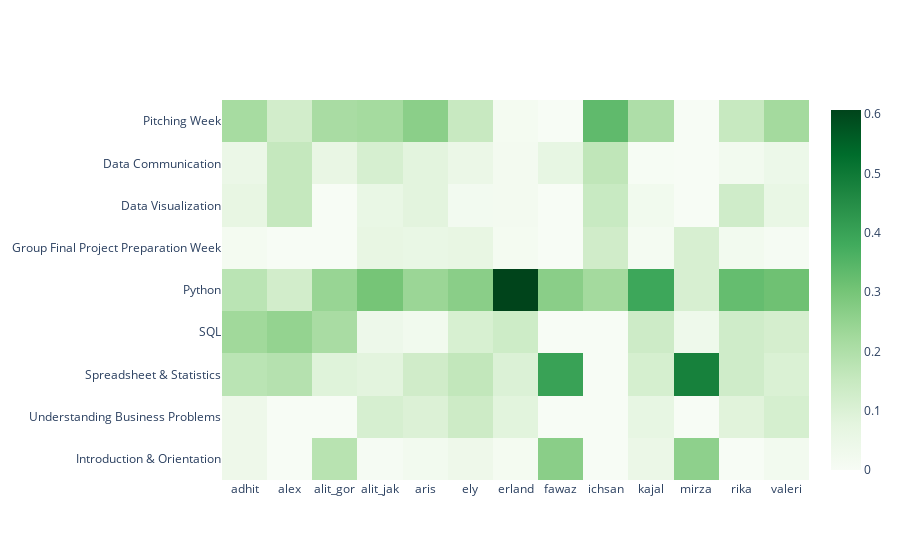

Notebook source saved alongside this figure:
### Markdown cell above
Interventions heatmap by module

### Code cell
pivot = pd.pivot_table(chat[chat.module_name != ''],
                       index='module_name',
                       columns='username',
                       values='message', aggfunc='count').fillna(0).apply(lambda x: x/x.sum(), axis=0)
heatmap = go.Heatmap(z=pivot.values,
                     x=pivot.columns,
                     y=pivot.index,
                     hovertemplate='Interventions<extra>%{z:.2%}</extra>',
                     colorscale='Greens')
fig = go.Figure(data=[heatmap]).update_layout(yaxis={'categoryorder': 'array',
                                                     'categoryarray': ['Introduction & Orientation',
                                                                       'Understanding Business Problems',
                                                                       'Spreadsheet & Statistics', 'SQL',
                                                                       'Python', 'Group Final Project Preparation Week',
                                                                       'Data Visualization', 'Data Communication',
                                                                       'Pitching Week'
                                                                       ]})
py.plot(fig, filename='Interventions heatmap by module', auto_open=False)
fig

### Figure 1 — Plotly figure (JSON) as saved in the notebook; plotly's stock layout.template omitted (floating-point values rounded to 4 significant figures)
{"data": [{"colorscale": [[0, "rgb(247,252,245)"], [0.125, "rgb(229,245,224)"], [0.25, "rgb(199,233,192)"], [0.375, "rgb(161,217,155)"], [0.5, "rgb(116,196,118)"], [0.625, "rgb(65,171,93)"], [0.75, "rgb(35,139,69)"], [0.875, "rgb(0,109,44)"], [1, "rgb(0,68,27)"]], "hovertemplate": "Interventions<extra>%{z:.2%}</extra>", "type": "heatmap", "x": ["adhit", "alex", "alit_gor", "alit_jak", "aris", "ely", "erland", "fawaz", "ichsan", "kajal", "mirza", "rika", "valeri"], "y": ["Data Communication", "Data Visualization", "Group Final Project Preparation Week", "Introduction & Orientation", "Pitching Week", "Python", "SQL", "Spreadsheet & Statistics", "Understanding Business Problems"], "z": [[0.05063, 0.1562, 0.06061, 0.1138, 0.08072, 0.05195, 0.01747, 0.06667, 0.1667, 0.005042, 0, 0.02174, 0.04515], [0.06329, 0.1562, 0, 0.05691, 0.08072, 0.01948, 0.01747, 0, 0.1481, 0.02521, 0, 0.1304, 0.05869], [0.01266, 0, 0, 0.06504, 0.0583, 0.06494, 0.0131, 0, 0.1296, 0.01176, 0.1111, 0.02174, 0.006772], [0.03797, 0, 0.1818, 0.00813, 0.02242, 0.03896, 0.0131, 0.2667, 0, 0.05042, 0.2593, 0, 0.02032], [0.2152, 0.125, 0.2121, 0.2195, 0.2646, 0.1494, 0.0131, 0, 0.3333, 0.2017, 0, 0.1522, 0.2212], [0.1772, 0.125, 0.2424, 0.3008, 0.2377, 0.2662, 0.607, 0.2667, 0.2222, 0.3882, 0.1111, 0.3261, 0.3115], [0.2278, 0.25, 0.2121, 0.04065, 0.02691, 0.1104, 0.1354, 0, 0, 0.1361, 0.03704, 0.1304, 0.1174], [0.1772, 0.1875, 0.09091, 0.0813, 0.13, 0.1623, 0.1004, 0.4, 0, 0.116, 0.4815, 0.1304, 0.1038], [0.03797, 0, 0, 0.1138, 0.09865, 0.1364, 0.08297, 0, 0, 0.06555, 0, 0.08696, 0.1151]]}], "layout": {"yaxis": {"categoryarray": ["Introduction & Orientation", "Understanding Business Problems", "Spreadsheet & Statistics", "SQL", "Python", "Group Final Project Preparation Week", "Data Visualization", "Data Communication", "Pitching Week"], "categoryorder": "array"}}}
